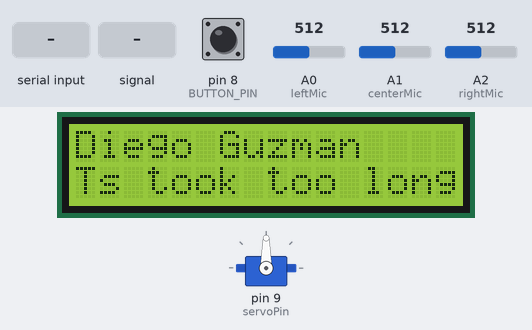
The sketch below on a simulated Arduino Uno, built with avr-gcc and run on an emulated ATmega328P. Parts: servo, 16×2 character LCD. The test bench sets the inputs (shaded band); at power-on: pin 8 (BUTTON_PIN) HIGH, A0 (leftMic) = 512, A1 (centerMic) = 512, A2 (rightMic) = 512. What the sketch prints to the serial monitor is not drawn.

Above: at 1.2 s.
1.3 s: pin 8 (BUTTON_PIN) pulled LOW for 0.15 s
At 1.7 s:
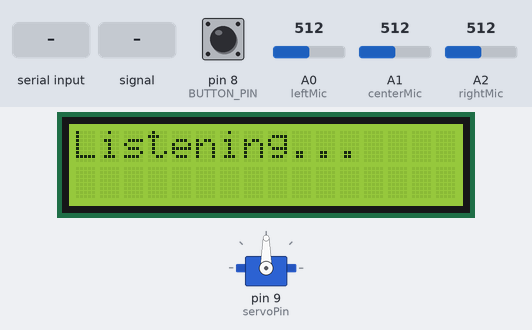
2.9 s: "1\n" received over Serial
At 4.1 s:
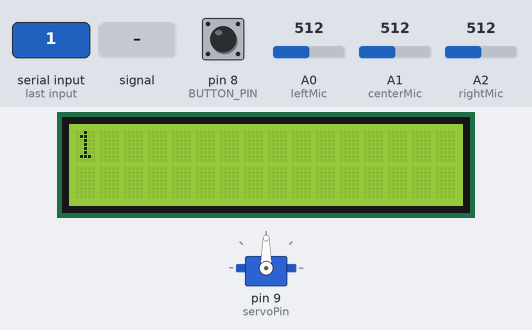
4.4 s: A0 (leftMic) fed a 200 Hz sine of ±81 counts around its level
At 6.8 s:
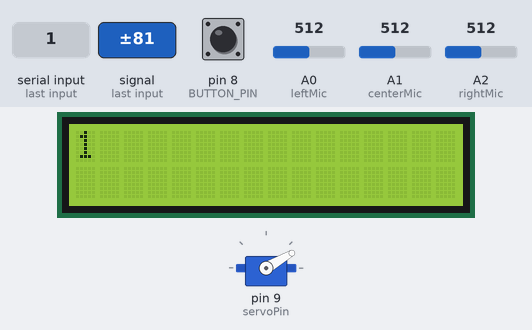
7.4 s: A1 (centerMic) fed a 1000 Hz sine of ±255 counts around its level
10.4 s: pin 8 (BUTTON_PIN) pulled LOW for 1 s
At 11.67 s:
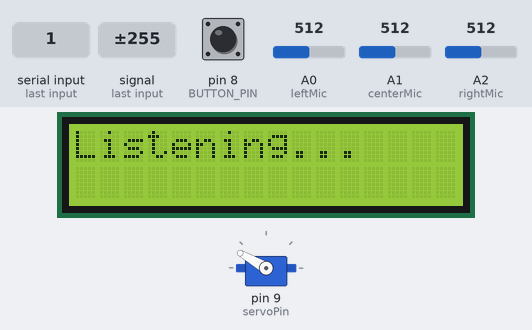
14.4 s: A0 (leftMic) set to 716
Timing chart, 0 to 16.9 s (numbered marks = the images above; inputs shaded):
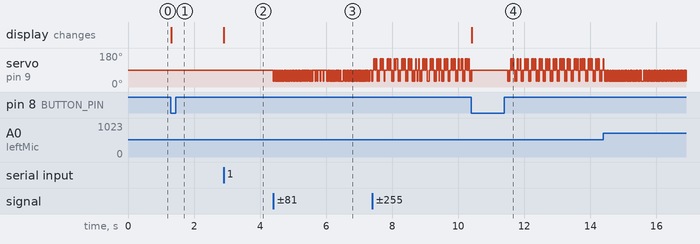

The sketch:

full_project67.ino
```cpp
#include <LiquidCrystal.h>
#include <Servo.h>

// LCD: RS, E, D4, D5, D6, D7
LiquidCrystal lcd(7, 6, 5, 4, 3, 2);

const int BUTTON_PIN = 8;

// --- SOUND LOCATOR (4-pin LM393 sensors) ---
// Each sensor: + -> 5V, G -> GND, A0 -> Arduino analog pin, D0 unused
const int leftMic   = A0;
const int centerMic = A1;
const int rightMic  = A2;
int soundThreshold = 200; // tune based on your Serial Monitor testing

// --- SERVO ---
// Signal -> pin 9
// Power (red) -> external power (your second Arduino), NOT this board's 5V
// GND -> tied to BOTH the power source's GND AND this board's GND
Servo screenServo;
const int servoPin = 9;

String message = "";

void setup() {
  Serial.begin(115200);

  pinMode(BUTTON_PIN, INPUT_PULLUP);
  pinMode(leftMic, INPUT);
  pinMode(centerMic, INPUT);
  pinMode(rightMic, INPUT);

  screenServo.attach(servoPin);
  screenServo.write(90); // start centered

  lcd.begin(16, 2);

  lcd.clear();
  lcd.setCursor(0, 0);
  lcd.print("Diego Guzman");
  lcd.setCursor(0, 1);
  lcd.print("Ts took too long");
}

void loop() {

  // -------------------------
  // BUTTON / LCD / SERIAL LOGIC (unchanged from your working version)
  // -------------------------
  if (digitalRead(BUTTON_PIN) == LOW) {

    lcd.clear();
    lcd.setCursor(0, 0);
    lcd.print("Listening...");

    Serial.println("BUTTON_PRESSED");

    while (digitalRead(BUTTON_PIN) == LOW) {
      delay(10);
    }

    Serial.println("BUTTON_RELEASED");

    delay(100);
  }

  if (Serial.available()) {

    message = Serial.readStringUntil('\n');
    message.trim();

    if (message.length() > 0) {

      lcd.clear();
      lcd.setCursor(0, 0);
      lcd.print(message.substring(0, 16));

      if (message.length() > 16) {
        lcd.setCursor(0, 1);
        lcd.print(message.substring(16, 32));
      }
    }
  }

  // -------------------------
  // SOUND LOCATOR + SERVO (non-blocking, runs every loop)
  // -------------------------
  int leftVal   = analogRead(leftMic);
  int centerVal = analogRead(centerMic);
  int rightVal  = analogRead(rightMic);

  if (leftVal > soundThreshold || centerVal > soundThreshold || rightVal > soundThreshold) {

    if (leftVal > centerVal && leftVal > rightVal) {
      screenServo.write(30);    // turn toward left
    }
    else if (rightVal > leftVal && rightVal > centerVal) {
      screenServo.write(150);   // turn toward right
    }
    else {
      screenServo.write(90);    // center
    }
  }
}
```

Waveshare_LCD1602.cpp
```cpp
#include <Arduino.h>
#include <stdio.h>
#include <string.h>
#include <inttypes.h>
#include <Wire.h>

#include "Waveshare_LCD1602.h"


Waveshare_LCD1602::Waveshare_LCD1602(uint8_t lcd_cols,uint8_t lcd_rows)
{
  _cols = lcd_cols;
  _rows = lcd_rows;
}

void Waveshare_LCD1602::init()
{
	Wire.begin();
	_showfunction = LCD_4BITMODE | LCD_1LINE | LCD_5x8DOTS;
	begin(_cols, _rows);
}

void Waveshare_LCD1602::begin(uint8_t cols, uint8_t lines)
{
    if (lines > 1) {
        _showfunction |= LCD_2LINE;
    }
    _numlines = lines;
    _currline = 0;


    ///< SEE PAGE 45/46 FOR INITIALIZATION SPECIFICATION!
    ///< according to datasheet, we need at least 40ms after power rises above 2.7V
    ///< before sending commands. Arduino can turn on way befer 4.5V so we'll wait 50
    delay(50);


    ///< this is according to the hitachi HD44780 datasheet
    ///< page 45 figure 23

    ///< Send function set command sequence
    command(LCD_FUNCTIONSET | _showfunction);
    delay(5);  // wait more than 4.1ms

	///< second try
    command(LCD_FUNCTIONSET | _showfunction);
    delay(5);

    ///< third go
    command(LCD_FUNCTIONSET | _showfunction);


    ///< turn the display on with no cursor or blinking default
    _showcontrol = LCD_DISPLAYON | LCD_CURSOROFF | LCD_BLINKOFF;
    display();

    ///< clear it off
    clear();

    ///< Initialize to default text direction (for romance languages)
    _showmode = LCD_ENTRYLEFT | LCD_ENTRYSHIFTDECREMENT;
    ///< set the entry mode
    command(LCD_ENTRYMODESET | _showmode);
}

inline void Waveshare_LCD1602::command(uint8_t value)
{
    uint8_t data[3] = {0x80, value};
    send(data, 2);
}

void Waveshare_LCD1602::send(uint8_t *data, uint8_t len)
{
    Wire.beginTransmission(LCD_ADDRESS);        // transmit to device #4
    for(int i=0; i<len; i++) {
        Wire.write(data[i]);
		delay(5);
    }
    Wire.endTransmission();                     // stop transmitting
}

void Waveshare_LCD1602::display() {
    _showcontrol |= LCD_DISPLAYON;
    command(LCD_DISPLAYCONTROL | _showcontrol);
}

void Waveshare_LCD1602::clear()
{
    command(LCD_CLEARDISPLAY);        // clear display, set cursor position to zero
    delayMicroseconds(2000);          // this command takes a long time!
}

void Waveshare_LCD1602::setCursor(uint8_t col, uint8_t row)
{

    col = (row == 0 ? col|0x80 : col|0xc0);
    uint8_t data[3] = {0x80, col};

    send(data, 2);

}
void  Waveshare_LCD1602::write_char(uint8_t value)
{

    uint8_t data[3] = {0x40, value};
    send(data, 2);
}

void Waveshare_LCD1602::send_string(const char *str)
{
	uint8_t i;
	for(i = 0; str[i] != '\0';i++)
		write_char(str[i]);
}

void Waveshare_LCD1602::stopBlink()
{
    _showcontrol &= ~LCD_BLINKON;
    command(LCD_DISPLAYCONTROL | _showcontrol);
}
void Waveshare_LCD1602::blink()
{
    _showcontrol |= LCD_BLINKON;
    command(LCD_DISPLAYCONTROL | _showcontrol);
}

void Waveshare_LCD1602::noCursor()
{
    _showcontrol &= ~LCD_CURSORON;
    command(LCD_DISPLAYCONTROL | _showcontrol);
}

void Waveshare_LCD1602::cursor() {
    _showcontrol |= LCD_CURSORON;
    command(LCD_DISPLAYCONTROL | _showcontrol);
}

void Waveshare_LCD1602::scrollDisplayLeft(void)
{
    command(LCD_CURSORSHIFT | LCD_DISPLAYMOVE | LCD_MOVELEFT);
}

void Waveshare_LCD1602::scrollDisplayRight(void)
{
    command(LCD_CURSORSHIFT | LCD_DISPLAYMOVE | LCD_MOVERIGHT);
}

void Waveshare_LCD1602::leftToRight(void)
{
    _showmode |= LCD_ENTRYLEFT;
    command(LCD_ENTRYMODESET | _showmode);
}

void Waveshare_LCD1602::rightToLeft(void)
{
    _showmode &= ~LCD_ENTRYLEFT;
    command(LCD_ENTRYMODESET | _showmode);
}

void Waveshare_LCD1602::noAutoscroll(void)
{
    _showmode &= ~LCD_ENTRYSHIFTINCREMENT;
    command(LCD_ENTRYMODESET | _showmode);
}

void Waveshare_LCD1602::autoscroll(void)
{
    _showmode |= LCD_ENTRYSHIFTINCREMENT;
    command(LCD_ENTRYMODESET | _showmode);
}

void Waveshare_LCD1602::customSymbol(uint8_t location, uint8_t charmap[])
{

    location &= 0x7; // we only have 8 locations 0-7
    command(LCD_SETCGRAMADDR | (location << 3));


    uint8_t data[9];
    data[0] = 0x40;
    for(int i=0; i<8; i++)
    {
        data[i+1] = charmap[i];
    }
    send(data, 9);
}
void Waveshare_LCD1602::home()
{
    command(LCD_RETURNHOME);        // set cursor position to zero
    delayMicroseconds(2000);        // this command takes a long time!
}
```

Waveshare_LCD1602.h
```cpp
#ifndef __Waveshare_LCD1602_H__
#define __Waveshare_LCD1602_H__

#include <inttypes.h>
#include "Print.h"

/*!
 *   Device I2C Arress
 */
#define LCD_ADDRESS     (0x7c>>1)

/*!
 *   commands
 */
#define LCD_CLEARDISPLAY 0x01
#define LCD_RETURNHOME 0x02
#define LCD_ENTRYMODESET 0x04
#define LCD_DISPLAYCONTROL 0x08
#define LCD_CURSORSHIFT 0x10
#define LCD_FUNCTIONSET 0x20
#define LCD_SETCGRAMADDR 0x40
#define LCD_SETDDRAMADDR 0x80

/*!
 *   flags for display entry mode
 */
#define LCD_ENTRYRIGHT 0x00
#define LCD_ENTRYLEFT 0x02
#define LCD_ENTRYSHIFTINCREMENT 0x01
#define LCD_ENTRYSHIFTDECREMENT 0x00

/*!
 *   flags for display on/off control
 */
#define LCD_DISPLAYON 0x04
#define LCD_DISPLAYOFF 0x00
#define LCD_CURSORON 0x02
#define LCD_CURSOROFF 0x00
#define LCD_BLINKON 0x01
#define LCD_BLINKOFF 0x00

/*!
 *   flags for display/cursor shift
 */
#define LCD_DISPLAYMOVE 0x08
#define LCD_CURSORMOVE 0x00
#define LCD_MOVERIGHT 0x04
#define LCD_MOVELEFT 0x00

/*!
 *   flags for function set
 */
#define LCD_8BITMODE 0x10
#define LCD_4BITMODE 0x00
#define LCD_2LINE 0x08
#define LCD_1LINE 0x00
#define LCD_5x8DOTS 0x00


class Waveshare_LCD1602
{
public:
	Waveshare_LCD1602(uint8_t lcd_cols,uint8_t lcd_rows);

	void init();
	void home();
	void display();
	void command(uint8_t);
	void send(uint8_t *data, uint8_t len);
	void setCursor(uint8_t col, uint8_t row);
	void clear();
	void write_char(uint8_t value);
	void send_string(const char *str);
	void stopBlink();
	void blink();
	void noCursor();
	void cursor();
	void scrollDisplayLeft();
	void scrollDisplayRight();
	void leftToRight();
	void rightToLeft();
	void noAutoscroll();
	void autoscroll();
	void customSymbol(uint8_t location, uint8_t charmap[]);
private:
	void begin(uint8_t cols, uint8_t rows);
	uint8_t _showfunction;
	uint8_t _showcontrol;
	uint8_t _showmode;
	uint8_t _initialized;
	uint8_t _numlines,_currline;
	uint8_t _lcdAddr;
	uint8_t _RGBAddr;
	uint8_t _cols;
	uint8_t _rows;
	uint8_t _backlightval;
};
#endif
```

Measured:
- after the input at 1.3 s, the display: changes at once (image 1)
- after the input at 2.9 s, the display: changes at once (image 2)
- after the input at 10.4 s, the display: changes at once (image 4)
